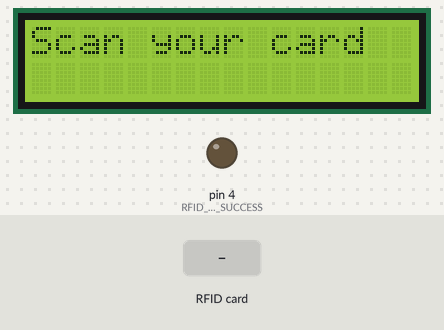
The sketch below on a simulated Arduino Uno, built with avr-gcc and run on an emulated ATmega328P. Parts: 16×2 character LCD, output pins drawn as LEDs (lit = HIGH). The test bench sets the inputs (shaded band). Pins used as bus, display or sensor lines are not drawn; what the sketch prints to the serial monitor is not drawn.

Above: at 1.3 s.
1.4 s: RFID card 5E 7A 19 C4 held to the reader
At 1.7 s:
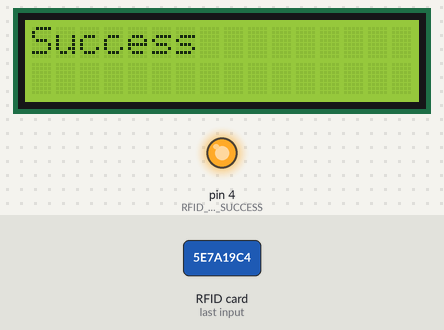
Timing chart, 0 to 4.9 s (numbered marks = the images above; inputs shaded):
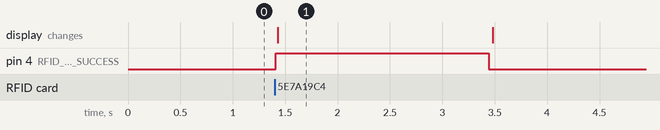

The sketch:

modifed_read_and_write.ino
```cpp
/**
 * ----------------------------------------------------------------------------
 * This is a MFRC522 library example; see https://github.com/miguelbalboa/rfid
 * for further details and other examples.
 *
 * NOTE: The library file MFRC522.h has a lot of useful info. Please read it.
 *
 * Released into the public domain.
 * ----------------------------------------------------------------------------
 * This sample shows how to read and write data blocks on a MIFARE Classic PICC
 * (= card/tag).
 *
 * BEWARE: Data will be written to the PICC, in sector #1 (blocks #4 to #7).
 *
 *
 * Typical pin layout used:
 * -----------------------------------------------------------------------------------------
 *             MFRC522      Arduino       Arduino   Arduino    Arduino          Arduino
 *             Reader/PCD   Uno/101       Mega      Nano v3    Leonardo/Micro   Pro Micro
 * Signal      Pin          Pin           Pin       Pin        Pin              Pin
 * -----------------------------------------------------------------------------------------
 * RST/Reset   RST          9             5         D9         RESET/ICSP-5     RST
 * SPI SS      SDA(SS)      10            53        D10        10               10
 * SPI MOSI    MOSI         11 / ICSP-4   51        D11        ICSP-4           16
 * SPI MISO    MISO         12 / ICSP-1   50        D12        ICSP-1           14
 * SPI SCK     SCK          13 / ICSP-3   52        D13        ICSP-3           15
 *
 * More pin layouts for other boards can be found here: https://github.com/miguelbalboa/rfid#pin-layout
 *
 */

#include <SPI.h>
#include <SoftwareSerial.h>
#include <ArduinoJson.h>
#include <MFRC522.h>
#include <LiquidCrystal_I2C.h>

SoftwareSerial nodemcu(5, 6);

#define RST_PIN         7           // Configurable, see typical pin layout above
#define SS_PIN          10          // Configurable, see typical pin layout above

#define WR_BTN 2

#define RFID_READ_SUCCESS 4

byte NUM_ATMP=10;

MFRC522 mfrc522(SS_PIN, RST_PIN);   // Create MFRC522 instance.

MFRC522::MIFARE_Key key;

LiquidCrystal_I2C lcd(0x27, 16, 2);

byte sector         = 1;
byte blockAddr      = 2;

    /**
byte dataBlock[]    = {
  0x01, 0x02, 0x03, 0x04, //  1,  2,   3,  4,
  0x05, 0x06, 0x07, 0x08, //  5,  6,   7,  8,
  0x09, 0x0a, 0xff, 0x0b, //  9, 10, 255, 11,
  0x0c, 0x0d, 0x0e, 0x0f  // 12, 13, 14, 15
};*/
byte dataBlock = {"Momose Narumi"};

byte buffer[18];
byte size = sizeof(buffer);

char blockContent[17];

int temperature = 36;

/**
 * Initialize.
 */
void setup() {
    pinMode(WR_BTN, INPUT);
    pinMode(RFID_READ_SUCCESS, OUTPUT);
    Serial.begin(9600); // Initialize serial communications with the PC
    while (!Serial);    // Do nothing if no serial port is opened (added for Arduinos based on ATMEGA32U4)
    SPI.begin();        // Init SPI bus
    mfrc522.PCD_Init(); // Init MFRC522 card

    nodemcu.begin(9600);

    lcd.begin();

    lcd.backlight();
    lcd.clear();
    lcd.print("Scan your card");

    // Prepare the key (used both as key A and as key B)
    // using FFFFFFFFFFFFh which is the default at chip delivery from the factory
    for (byte i = 0; i < 6; i++) {
        key.keyByte[i] = 0xFF;
    }
}

/**
 * Main loop.
 */
void loop() {
    // Reset the loop if no new card present on the sensor/reader. This saves the entire process when idle.
    if ( ! mfrc522.PICC_IsNewCardPresent())
        return;

    // Select one of the cards
    if ( ! mfrc522.PICC_ReadCardSerial())
        return;
    MFRC522::PICC_Type piccType = mfrc522.PICC_GetType(mfrc522.uid.sak);

    // Check for compatibility
    if (    piccType != MFRC522::PICC_TYPE_MIFARE_MINI
        &&  piccType != MFRC522::PICC_TYPE_MIFARE_1K
        &&  piccType != MFRC522::PICC_TYPE_MIFARE_4K) {
        Serial.println(F("This sample only works with MIFARE Classic cards."));
        return;
    }
    MFRC522::StatusCode status;
    // Read data from the block
    StaticJsonDocument<1000> data;
    readMode();

    data["rfid_code"] = blockContent;
    data["temperature"] = temperature;
    serializeJson(data, nodemcu);
    serializeJson(data, Serial);

//    writeRFID();

    // Halt PICC
    mfrc522.PICC_HaltA();
    // Stop encryption on PCD
    mfrc522.PCD_StopCrypto1();
}
void writeRFID(){
  byte res = writeBlock(blockAddr, dataBlock);
  if(res == 69){
    lcd.clear();
    lcd.print("Scan your card");
    delay(1000);
  }else Serial.println("Failed to write");
  lcd.clear();
  lcd.print("Writing to card");
}
void readMode(){
    digitalWrite(RFID_READ_SUCCESS, HIGH);
    readBlock(blockAddr, buffer);
    getContentAsString();
    lcd.clear();
    lcd.print("Success");
    lcd.setCursor(0,1);
    lcd.print(blockContent);
    delay(2000);
    lcd.clear();
    lcd.print("Scan your card");
    digitalWrite(RFID_READ_SUCCESS, LOW);
}
void writeMode(){
      Serial.println("Wite Mode");
      lcd.clear();
      lcd.print("Writing to card");
      byte attempt = 0;
      while(attempt < NUM_ATMP){
        // Reset the loop if no new card present on the sensor/reader. This saves the entire process when idle.
        if (mfrc522.PICC_IsNewCardPresent() && mfrc522.PICC_ReadCardSerial()){
          byte res = writeBlock(blockAddr, dataBlock);
            if(res == 69){
              Serial.println("Write Success");
              lcd.clear();
              lcd.print("Scan your card");
              delay(1000);
              break;
            }else Serial.println("Failed to write");
        }
        Serial.print("Attempt: ");
        Serial.print(attempt);
        Serial.println(" Failed");
        attempt++;
        delay(500);
      }
      Serial.println("Finished Writing");
      return;
}
// get content of a block as a string
void getContentAsString(){
  readBlock(blockAddr, buffer);
  memcpy(blockContent, buffer, size);
  blockContent[16] = '\0';
}
//Read specific block
int readBlock(int blockNumber, byte arrayAddress[])
{
  int largestModulo4Number=blockNumber/4*4;
  int trailerBlock=largestModulo4Number+3;//determine trailer block for the sector

  //authentication of the desired block for access
  byte status = mfrc522.PCD_Authenticate(MFRC522::PICC_CMD_MF_AUTH_KEY_A, trailerBlock, &key, &(mfrc522.uid));

  if (status != MFRC522::STATUS_OK) {
         return 3;//return "3" as error message
  }

//reading a block
byte buffersize = 18;//we need to define a variable with the read buffer size, since the MIFARE_Read method below needs a pointer to the variable that contains the size...
status = mfrc522.MIFARE_Read(blockNumber, arrayAddress, &buffersize);//&buffersize is a pointer to the buffersize variable; MIFARE_Read requires a pointer instead of just a number
  if (status != MFRC522::STATUS_OK) {
          return 4;//return "4" as error message
  }
}

//Write specific block
int writeBlock(int blockNumber, byte arrayAddress[])
{
  //this makes sure that we only write into data blocks. Every 4th block is a trailer block for the access/security info.
  int largestModulo4Number=blockNumber/4*4;
  int trailerBlock=largestModulo4Number+3;//determine trailer block for the sector
  if (blockNumber > 2 && (blockNumber+1)%4 == 0){Serial.print(blockNumber);Serial.println(" is a trailer block:");return 2;}

  //authentication of the desired block for access
  byte status = mfrc522.PCD_Authenticate(MFRC522::PICC_CMD_MF_AUTH_KEY_A, trailerBlock, &key, &(mfrc522.uid));
  if (status != MFRC522::STATUS_OK) {
         return 3;//return "3" as error message
  }

  //writing the block
  status = mfrc522.MIFARE_Write(blockNumber, arrayAddress, 16);
  //status = mfrc522.MIFARE_Write(9, value1Block, 16);
  if (status != MFRC522::STATUS_OK) {
           return 4;//return "4" as error message
  }
  return 69;
}

/**
 * Helper routine to dump a byte array as hex values to Serial.
 */
void dump_byte_array(byte *buffer, byte bufferSize) {
    for (byte i = 0; i < bufferSize; i++) {
        Serial.print(buffer[i] < 0x10 ? " 0" : " ");
        Serial.print(buffer[i], HEX);
    }
}
```

Measured:
- after the input at 1.4 s, pin 4 (RFID_READ_SUCCESS): LOW → HIGH at once, → LOW 2.0 s later; the display: changes at once (image 1)
- what the display in image 1 shows lasts 2.1 s, from 1.4 s to 3.5 s
